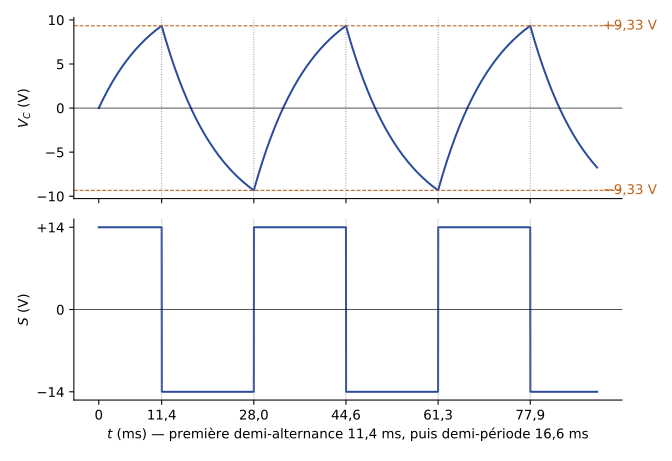

Reproduce this figure in Python.
"""EANA1, partiel 2014-2015, ex. II q. 4 et 6 — multivibrateur astable à AOP.
Reconstruite (Claude) : VSAT = 14 V, R = 2,2 kΩ, C = 4,7 µF, R1 = 2 R2 (k = 2/3) ;
condensateur déchargé à t = 0 et S(0) = +VSAT (choix par défaut, l'état initial n'est pas imposé)."""
import numpy as np
import matplotlib
matplotlib.use("Agg")
import matplotlib.pyplot as plt
plt.rcParams.update({"font.family": "sans-serif", "font.size": 10, "svg.fonttype": "none"})

V, R, C, k = 14.0, 2.2e3, 4.7e-6, 2 / 3
tau, dt = R * C, 1e-6
t = np.arange(0, 0.09, dt)
vc, s = 0.0, V
VC, S = [], []
for _ in t:
    VC.append(vc); S.append(s)
    vc += (s - vc) / tau * dt
    if s > 0 and vc >= k * V: s = -V
    elif s < 0 and vc <= -k * V: s = V
t1 = tau * np.log(3); th = tau * np.log(5)
fig, axs = plt.subplots(2, 1, figsize=(7, 4.8), sharex=True)
axs[0].plot(t * 1e3, VC, color="#2B4C9B")
for y, nom in ((k * V, "+9,33 V"), (-k * V, "−9,33 V")):
    axs[0].axhline(y, color="#BF6014", ls="--", lw=0.8); axs[0].text(91, y, nom, color="#BF6014", va="center")
axs[1].plot(t * 1e3, S, color="#2B4C9B")
axs[1].set_yticks([-V, 0, V]); axs[1].set_yticklabels(["−14", "0", "+14"])
axs[0].set_ylabel("$V_C$ (V)"); axs[1].set_ylabel("$S$ (V)")
for ax in axs:
    ax.axhline(0, color="k", lw=0.5)
    for x in (t1, t1 + th, t1 + 2 * th, t1 + 3 * th, t1 + 4 * th):
        ax.axvline(x * 1e3, color="#7E889B", ls=":", lw=0.7)
    ax.spines[["top", "right"]].set_visible(False)
axs[1].set_xticks([0, t1 * 1e3, (t1 + th) * 1e3, (t1 + 2 * th) * 1e3, (t1 + 3 * th) * 1e3, (t1 + 4 * th) * 1e3])
axs[1].set_xticklabels(["0", "11,4", "28,0", "44,6", "61,3", "77,9"])
axs[1].set_xlabel("$t$ (ms) — première demi-alternance 11,4 ms, puis demi-période 16,6 ms")
fig.tight_layout()
fig.savefig("ann1415-astable-chronogrammes.svg")
